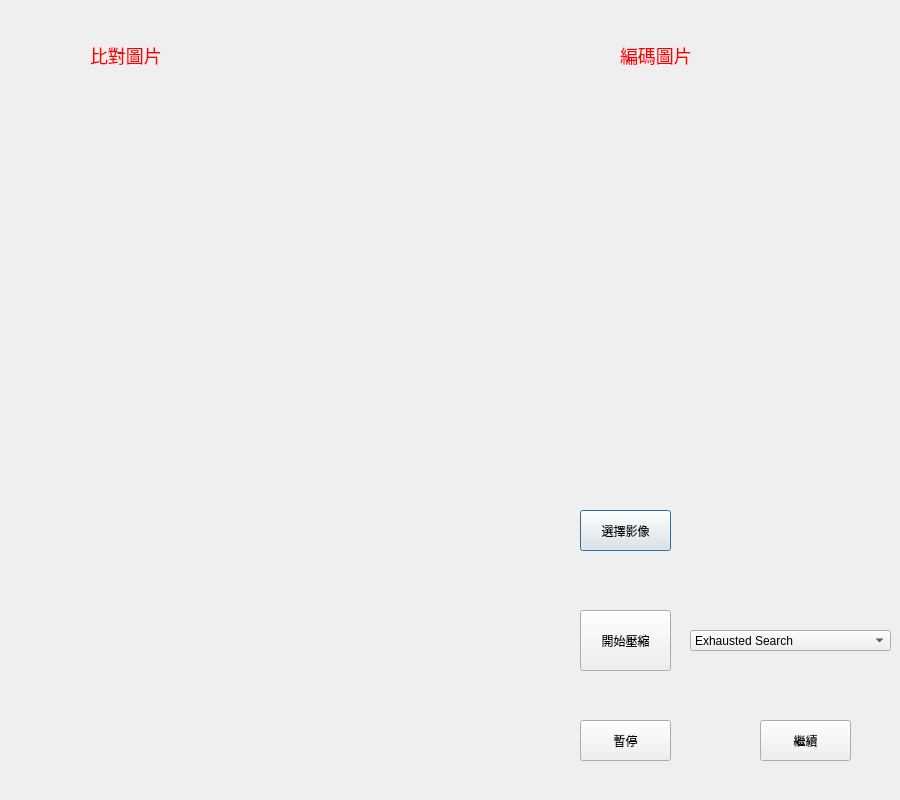
<?xml version="1.0" encoding="UTF-8"?>
<ui version="4.0">
 <class>CompressWindow</class>
 <widget class="QDialog" name="CompressWindow">
  <property name="geometry">
   <rect>
    <x>0</x>
    <y>0</y>
    <width>900</width>
    <height>800</height>
   </rect>
  </property>
  <property name="minimumSize">
   <size>
    <width>900</width>
    <height>800</height>
   </size>
  </property>
  <property name="windowTitle">
   <string>CompressWindow</string>
  </property>
  <widget class="QPushButton" name="choose_imagesbutton">
   <property name="geometry">
    <rect>
     <x>580</x>
     <y>510</y>
     <width>91</width>
     <height>41</height>
    </rect>
   </property>
   <property name="text">
    <string>選擇影像</string>
   </property>
  </widget>
  <widget class="QPushButton" name="start_button">
   <property name="geometry">
    <rect>
     <x>580</x>
     <y>610</y>
     <width>91</width>
     <height>61</height>
    </rect>
   </property>
   <property name="text">
    <string>開始壓縮</string>
   </property>
  </widget>
  <widget class="QPushButton" name="pushButton">
   <property name="geometry">
    <rect>
     <x>580</x>
     <y>720</y>
     <width>91</width>
     <height>41</height>
    </rect>
   </property>
   <property name="text">
    <string>暫停</string>
   </property>
  </widget>
  <widget class="QPushButton" name="pushButton_2">
   <property name="geometry">
    <rect>
     <x>760</x>
     <y>720</y>
     <width>91</width>
     <height>41</height>
    </rect>
   </property>
   <property name="text">
    <string>繼續</string>
   </property>
  </widget>
  <widget class="QLabel" name="pre_img_label">
   <property name="geometry">
    <rect>
     <x>90</x>
     <y>40</y>
     <width>81</width>
     <height>31</height>
    </rect>
   </property>
   <property name="styleSheet">
    <string notr="true">font-size: 18px;
color: red;</string>
   </property>
   <property name="text">
    <string>比對圖片</string>
   </property>
  </widget>
  <widget class="QLabel" name="pre_img_label_2">
   <property name="geometry">
    <rect>
     <x>620</x>
     <y>40</y>
     <width>81</width>
     <height>31</height>
    </rect>
   </property>
   <property name="styleSheet">
    <string notr="true">font-size: 18px;
color: red;</string>
   </property>
   <property name="text">
    <string>編碼圖片</string>
   </property>
  </widget>
  <widget class="QLabel" name="pre_idx_label">
   <property name="geometry">
    <rect>
     <x>210</x>
     <y>43</y>
     <width>91</width>
     <height>31</height>
    </rect>
   </property>
   <property name="styleSheet">
    <string notr="true">font-size: 18px;</string>
   </property>
   <property name="text">
    <string/>
   </property>
  </widget>
  <widget class="QLabel" name="now_idx_label">
   <property name="geometry">
    <rect>
     <x>740</x>
     <y>40</y>
     <width>91</width>
     <height>31</height>
    </rect>
   </property>
   <property name="styleSheet">
    <string notr="true">font-size: 18px;</string>
   </property>
   <property name="text">
    <string/>
   </property>
  </widget>
  <widget class="QComboBox" name="comboBox">
   <property name="geometry">
    <rect>
     <x>690</x>
     <y>630</y>
     <width>201</width>
     <height>21</height>
    </rect>
   </property>
   <item>
    <property name="text">
     <string>Exhausted Search</string>
    </property>
   </item>
   <item>
    <property name="text">
     <string>Exhausted Search Quick</string>
    </property>
   </item>
   <item>
    <property name="text">
     <string>TDL Search</string>
    </property>
   </item>
   <item>
    <property name="text">
     <string>TSS Search</string>
    </property>
   </item>
   <item>
    <property name="text">
     <string>CSA Search</string>
    </property>
   </item>
   <item>
    <property name="text">
     <string>EH Search (no display)</string>
    </property>
   </item>
   <item>
    <property name="text">
     <string>EH Search Quick (no display)</string>
    </property>
   </item>
   <item>
    <property name="text">
     <string>TDL Search (no display)</string>
    </property>
   </item>
   <item>
    <property name="text">
     <string>TSS Search (no display)</string>
    </property>
   </item>
   <item>
    <property name="text">
     <string>CSA Search (no display)</string>
    </property>
   </item>
  </widget>
 </widget>
 <layoutdefault spacing="6" margin="11"/>
 <resources/>
 <connections>
  <connection>
   <sender>choose_imagesbutton</sender>
   <signal>clicked()</signal>
   <receiver>CompressWindow</receiver>
   <slot>openVideoSequence_slot()</slot>
   <hints>
    <hint type="sourcelabel">
     <x>610</x>
     <y>519</y>
    </hint>
    <hint type="destinationlabel">
     <x>899</x>
     <y>546</y>
    </hint>
   </hints>
  </connection>
  <connection>
   <sender>start_button</sender>
   <signal>clicked()</signal>
   <receiver>CompressWindow</receiver>
   <slot>startCompressButton_slot()</slot>
   <hints>
    <hint type="sourcelabel">
     <x>776</x>
     <y>523</y>
    </hint>
    <hint type="destinationlabel">
     <x>936</x>
     <y>510</y>
    </hint>
   </hints>
  </connection>
  <connection>
   <sender>pushButton</sender>
   <signal>clicked()</signal>
   <receiver>CompressWindow</receiver>
   <slot>stopButton_slot()</slot>
   <hints>
    <hint type="sourcelabel">
     <x>638</x>
     <y>652</y>
    </hint>
    <hint type="destinationlabel">
     <x>651</x>
     <y>846</y>
    </hint>
   </hints>
  </connection>
  <connection>
   <sender>pushButton_2</sender>
   <signal>clicked()</signal>
   <receiver>CompressWindow</receiver>
   <slot>continueButton_slot()</slot>
   <hints>
    <hint type="sourcelabel">
     <x>791</x>
     <y>637</y>
    </hint>
    <hint type="destinationlabel">
     <x>799</x>
     <y>836</y>
    </hint>
   </hints>
  </connection>
 </connections>
 <slots>
  <slot>openVideoSequence_slot()</slot>
  <slot>startCompressButton_slot()</slot>
  <slot>stopButton_slot()</slot>
  <slot>continueButton_slot()</slot>
 </slots>
</ui>
